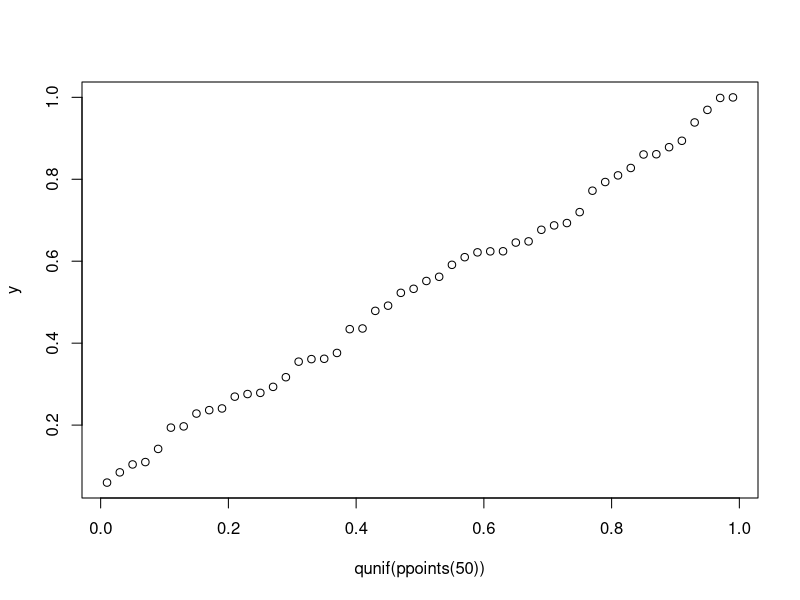
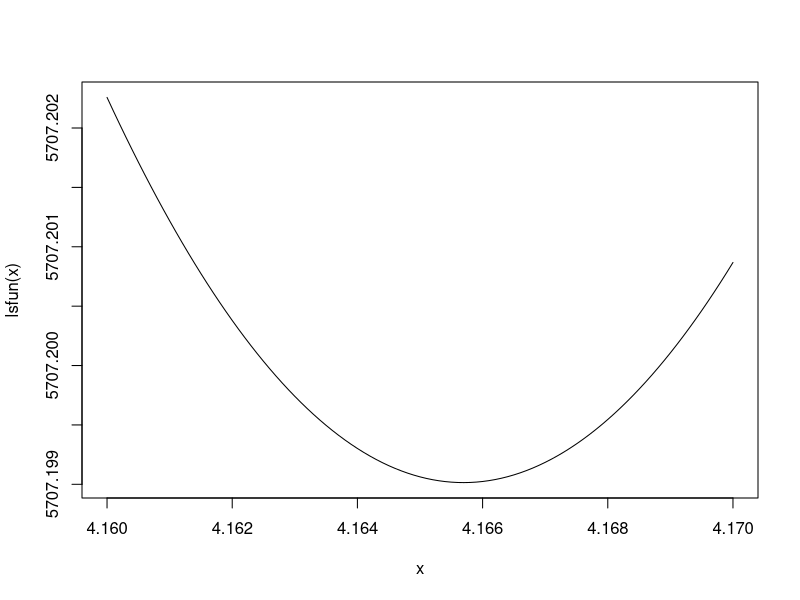
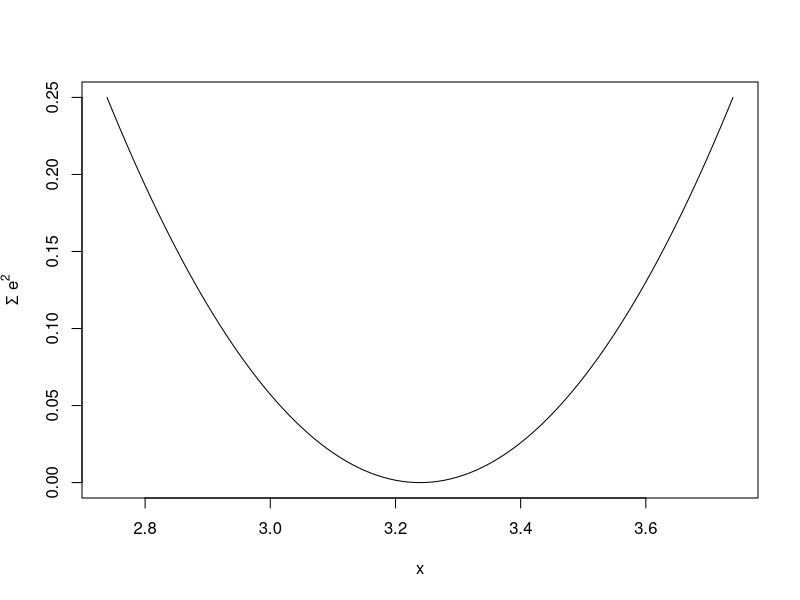
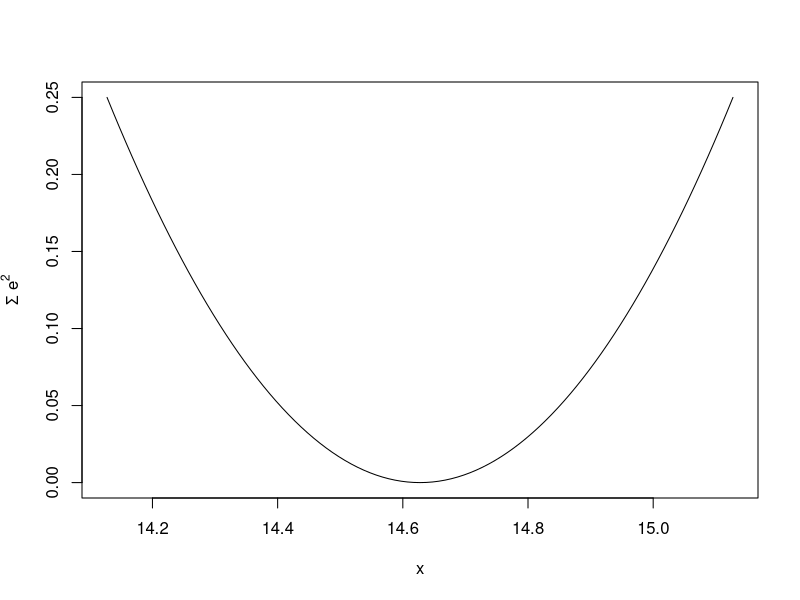
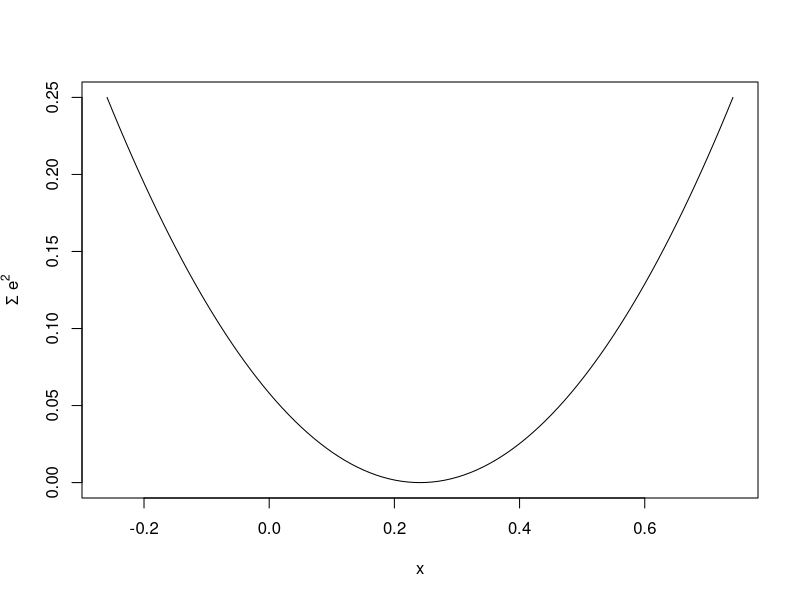
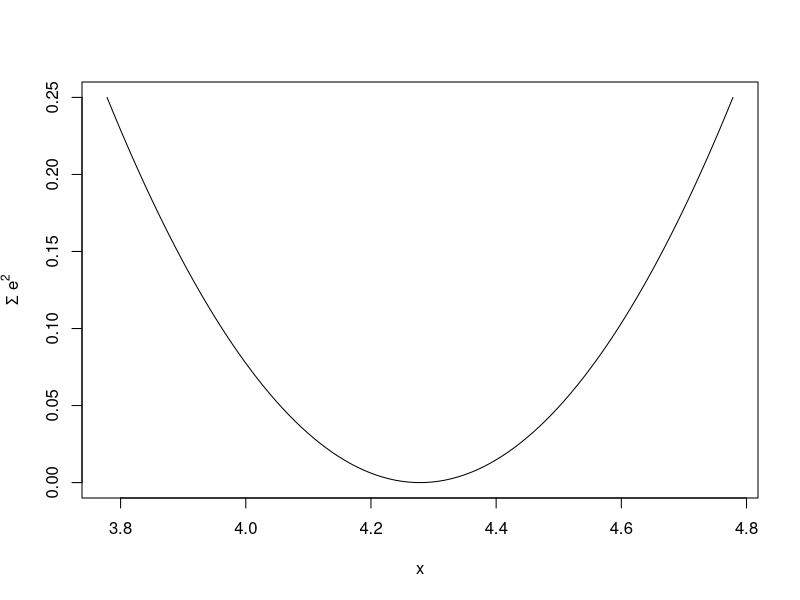

Generate these figures, in order, with R:
## ---- chunk 1
printAnswers <- TRUE
## ---- chunk 2
library(ggplot2)
library(dplyr)
## ---- chunk 3
set.seed(123)
## ---- chunk 4
x <- rnorm(10, mean = 0, sd = 2)
t.test(x)

x <- rnorm(10, 1.5, 2)
t.test(x)
## ---- chunk 5
p.value.t <- function (n, mu) {
  x <- rnorm(n, mu, 1)
  t.test(x)$p.value
}

p.value.t(n = 30, mu = 3)
## ---- chunk 6
y <- numeric(50)
for (i in 1:50) {
  y[i] <- p.value.t(n = 10, mu = 0)
}

qqplot(x=qunif(ppoints(50)), y)
## ---- chunk 7
data <- matrix(c(74, 71, 43, 38, 11, 65), nrow = 2, ncol = 3)
colnames(data) <- c("Acupuncture", "Sham", "Waiting list")
rownames(data) <- c("> 50% reduction", "< 50% reduction")
data
## ---- chunk 8

X2test <- 
  data %>%
  chisq.test()

X2test
## ---- chunk 9
X2test$expected
## ---- chunk 10
X2test$observed - X2test$expected
## ---- chunk 11
X2test$residuals
## ---- chunk 12
data <- matrix(c(82, 17, 30, 30, 26, 16), nrow = 3, ncol = 2)
colnames(data) <- c("Acupuncture", "Sham")
rownames(data) <- c("Chinese", "Other", "Don't know")
data
## ---- chunk 13

X2test <- 
  data %>%
  chisq.test()

X2test
## ---- chunk 14
X2test$expected
## ---- chunk 15
X2test$observed - X2test$expected
## ---- chunk 16
X2test$residuals
## ---- chunk 17
set.seed(32083)

x <- rnorm(100, mean=3, sd=7)
## ---- chunk 18
mean(x)
## ---- chunk 19
mu = 3
summed <- x-mu
sum.sq <- sum(summed^2)
## ---- chunk 20
sum.sq2 <- apply(outer(x, mu, "-")^2, 2, sum)
## ---- chunk 21
identical(sum.sq, sum.sq2)
## ---- chunk 22
lsfun <- function(meanest) apply(outer(x, meanest, "-")^2, 2, sum)
## ---- chunk 23
lsfun <- function(meanest){
  apply(outer(x, meanest, "-")^2, 2, sum)
}
## ---- chunk 24
curve(lsfun, from = 4.16, to = 4.17)
## ---- chunk 25
set.seed(123)
## ---- chunk 26
plotfun <- function(x, meanest, plot = TRUE){
  xbar <- mean(x)
  lsfun <- function(meanest){ apply(outer(xbar, meanest, "-")^2, 2, sum)}
  # lsfun <- function(mu, xbar) {
  #   summed <- x-mu
  #   sum.sq <- sum(summed^2)
  #   return(sum.sq)
  # }
  if (plot) {
    curve(lsfun, from = xbar - .5, to = xbar + .5, 
          ylab=expression(paste(Sigma," ",e^2))) #nicer y-axis label
  }
  return(cat("The mean is:", xbar, "\n"))
}
## ---- chunk 27
rnorm(100, mean=3, sd=sqrt(7)) %>%
  plotfun(meanest = 3, plot = TRUE)
## ---- chunk 28
rnorm(100, mean=15, sd=sqrt(12)) %>%
  plotfun(meanest = 15, plot = TRUE)
## ---- chunk 29
rnorm(100, mean=0, sd=2) %>%
  plotfun(meanest = 0, plot = TRUE)
## ---- chunk 30
rnorm(100, mean=0, sd=2)^2 %>%
  plotfun(meanest = 0, plot = TRUE)
